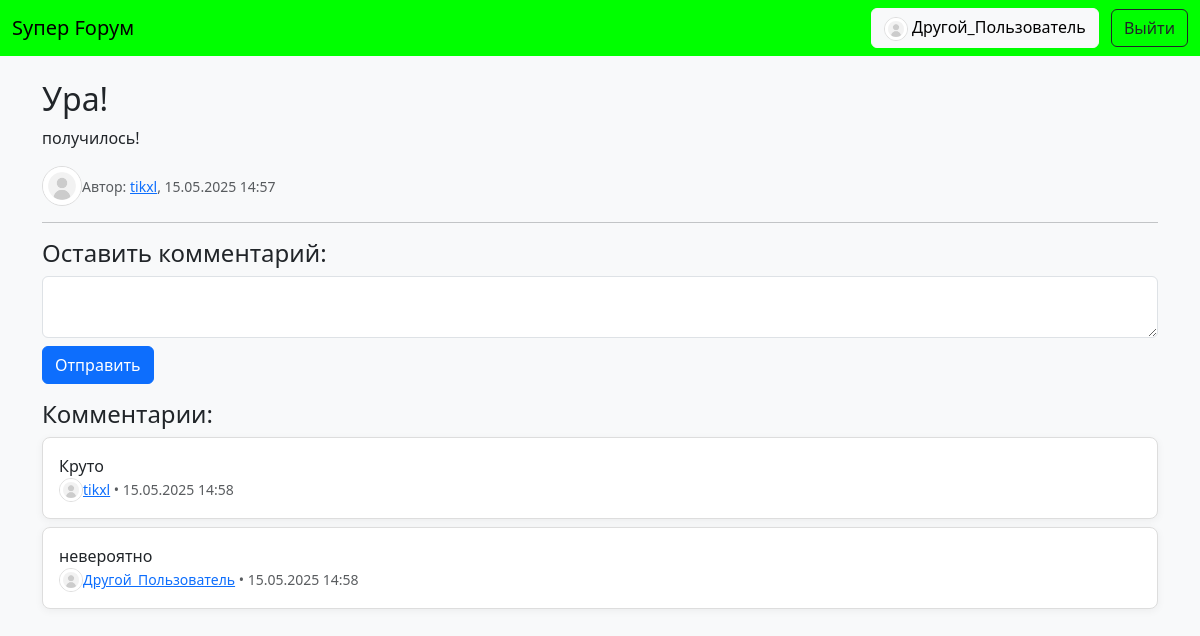
The app's page /post/1 (signed in) with its own data.
### app.py (models this page shows)
class User(UserMixin, db.Model):
    id = db.Column(db.Integer, primary_key=True)
    username = db.Column(db.String(80), unique=True, nullable=False)
    password = db.Column(db.String(120), nullable=False)
    avatar = db.Column(db.String(255))
    description = db.Column(db.Text)
    is_admin = db.Column(db.Boolean, default=False)
    posts = db.relationship('Post', backref='author', lazy=True)
    comments = db.relationship('Comment', backref='author', lazy=True)

class Post(db.Model):
    id = db.Column(db.Integer, primary_key=True)
    title = db.Column(db.String(200), nullable=False)
    content = db.Column(db.Text, nullable=False)
    date = db.Column(db.DateTime, default=datetime.utcnow)
    user_id = db.Column(db.Integer, db.ForeignKey('user.id'), nullable=False)

class Comment(db.Model):
    id = db.Column(db.Integer, primary_key=True)
    content = db.Column(db.Text, nullable=False)
    date = db.Column(db.DateTime, default=datetime.utcnow)
    user_id = db.Column(db.Integer, db.ForeignKey('user.id'), nullable=False)
    post_id = db.Column(db.Integer, db.ForeignKey('post.id'), nullable=False)

### app.py (the view)
@app.route('/post/<int:post_id>', methods=['GET', 'POST'])
def view_post(post_id):
    post = Post.query.get_or_404(post_id)
    form = CommentForm()
    if form.validate_on_submit():
        comment = Comment(content=form.content.data, user_id=current_user.id, post_id=post_id)
        db.session.add(comment)
        db.session.commit()
        return redirect(url_for('view_post', post_id=post_id))
    comments = Comment.query.filter_by(post_id=post_id).order_by(Comment.date.asc()).all()
    return render_template('post.html', post=post, comments=comments, form=form)

### app.py
class CommentForm(FlaskForm):
    content = TextAreaField('Комментарий', validators=[DataRequired()])

### app.py (called while the page is built)
@login_manager.user_loader
def load_user(user_id):
    return User.query.get(int(user_id))

### templates/post.html (shortened to what this page needs)
{% extends "base.html" %}
{% block content %}
<h2>{{ post.title }}</h2>
<p>{{ post.content }}</p>
<div class="d-flex align-items-center mb-3">
    <img src="{{ url_for('static', filename=post.author.avatar) }}" alt="avatar" width="40" class="rounded-circle">
    <small class="text-muted">
        Автор:
        <a href="{{ url_for('profile', user_id=post.author.id) }}">{{ post.author.username }}</a>,
        {{ post.date.strftime('%d.%m.%Y %H:%M') }}
    </small>
</div>
<hr>
{% if current_user.is_authenticated %}
    <h4>Оставить комментарий:</h4>
    <form method="POST" class="mb-3">
        {{ form.content(class="form-control") }}
        <button type="submit" class="btn btn-primary mt-2">Отправить</button>
    </form>
{% else %}
    <p><a href="{{ url_for('login') }}">Войдите</a>, чтобы оставлять комментарии.</p>
{% endif %}
<h4>Комментарии:</h4>
{% for comment in comments %}
<div class="card mb-2">
    <div class="card-body">
        {{ comment.content }}
        <br>
        <div class="d-flex align-items-center">
            <img src="{{ url_for('static', filename=current_user.avatar) }}" alt="avatar" width="24" class="rounded-circle">
            <small class="text-muted">
                <a href="{{ url_for('profile', user_id=comment.author.id) }}">{{ comment.author.username }}</a> •
                {{ comment.date.strftime('%d.%m.%Y %H:%M') }}
            </small>
        </div>
    </div>
</div>
{% endfor %}
{% endblock %}

### templates/base.html (shortened to what this page needs)
<!DOCTYPE html>
<html lang="ru">
<head>
    <link href="https://cdn.jsdelivr.net/npm/bootstrap@5.3.0/dist/css/bootstrap.min.css" rel="stylesheet">
    <link rel="stylesheet" href="{{ url_for('static', filename='style.css') }}">
</head>
<body>
<nav class="navbar navbar-expand-lg navbar-dark">
    <div class="container-fluid">
        <a class="navbar-brand" href="{{ url_for('index') }}">Sупер Fорум</a>
        <div class="ms-auto">
            {% if current_user.is_authenticated %}
                <a href="{{ url_for('profile', user_id=current_user.id) }}" class="btn btn-light me-2">
                    <img src="{{ url_for('static', filename=current_user.avatar) }}" alt="avatar" width="24" class="rounded-circle"> {{ current_user.username }}
                </a>
                <a href="{{ url_for('logout') }}" class="btn btn-outline-dark">Выйти</a>
            {% else %}
                <a href="{{ url_for('login') }}" class="btn btn-outline-dark">Войти</a>
                <a href="{{ url_for('register') }}" class="btn btn-dark">Зарегистрироваться</a>
            {% endif %}
        </div>
    </div>
</nav>
<div class="container my-4">
    {% block content %}{% endblock %}
</div>
</body>
</html>

### static/style.css (style rules this page uses)
body { background-color: #f8f9fa; font-family: 'Segoe UI', Tahoma, Geneva, Verdana, sans-serif; }
.navbar { background-color: lime !important; }
.navbar-brand { color: black !important; }
.card { border: 1px solid #ddd; border-radius: 8px; box-shadow: 0 2px 8px rgba(0, 0, 0, 0.05); transition: box-shadow 0.3s ease; margin-bottom: 2rem; }
.rounded-circle { object-fit: cover; border: 1px solid #ddd; }

### records on screen
User: avatar (picture), username "Другой_Пользователь"
Post: title "Ура!", content "получилось!", date "15.05.2025 14:57"
User: avatar (picture), author.username "tikxl"
Comment: content "Круто", avatar (picture), author.username "tikxl", date "15.05.2025 14:58"
Comment: content "невероятно", avatar (picture), author.username "Другой_Пользователь", date "15.05.2025 14:58"
